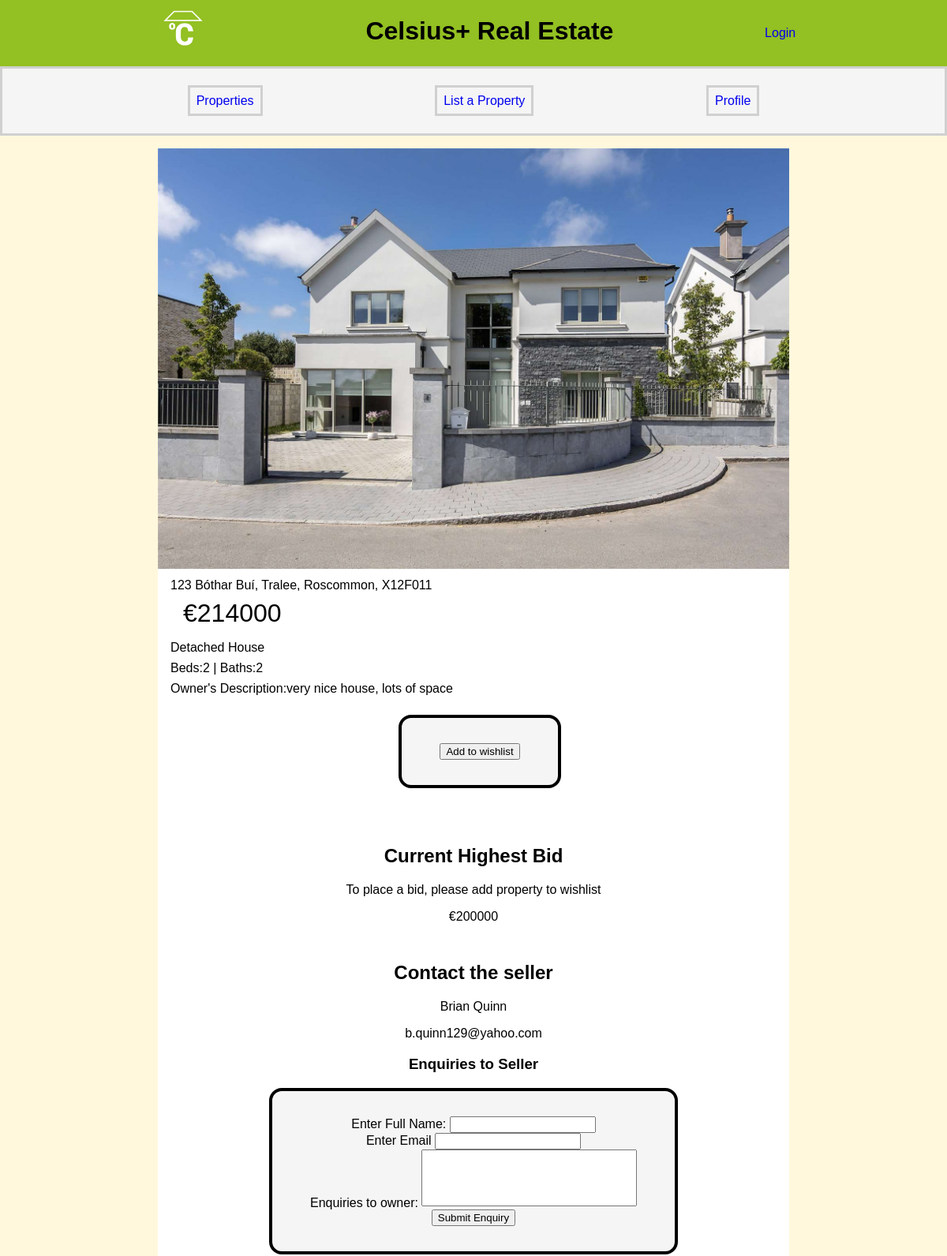
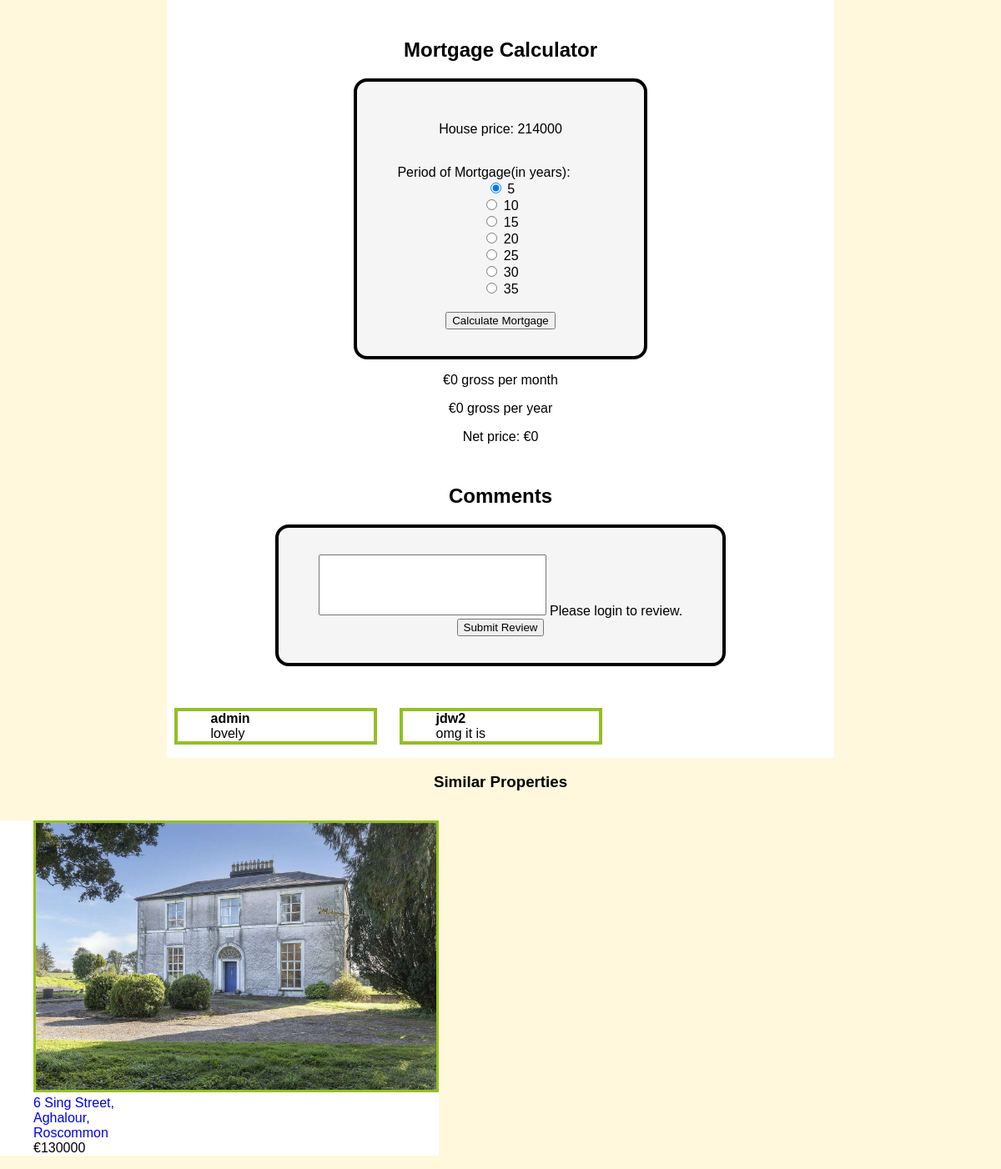
/property/1, run on the app's committed database (2 pictures, top to bottom).
### tables this page shows
CREATE TABLE properties
(
    property_id INTEGER PRIMARY KEY AUTOINCREMENT,
    full_name VARCHAR(50) NOT NULL,
    email VARCHAR(255) NOT NULL,
    address TEXT NOT NULL,
    county VARCHAR(30) NOT NULL,
    post_code CHAR(7) NOT NULL,
    price INTEGER NOT NULL, 
    house_type VARCHAR(24),
    bedroom INTEGER NOT NULL,
    bathroom INTEGER NOT NULL,
    photo TEXT NOT NULL,
    description TEXT NOT NULL,
    bid_amount INTEGER NOT NULL DEFAULT 0
);

CREATE TABLE reviews_1
                      (
                        review_id INTEGER PRIMARY KEY AUTOINCREMENT,
                        user_id VARCHAR(16) NOT NULL,
                        review TEXT NOT NULL);

### app.py (the view, shortened to what this page needs)
@app.route("/property/<int:property_id>", methods=["GET","POST"])
def property(property_id):
    form = MortgageForm()
    monthly = 0
    yearly = 0
    total = 0
    db = get_db()
    property = db.execute("""SELECT * FROM properties
                             WHERE property_id = ?;""", (property_id,)).fetchone()
    if session.get("username") is not None:
        update_view(property_id)
    if form.submit.data and form.validate_on_submit():
        monthly, yearly, total = mortgage(property["price"])
    form2 = ReviewForm()
    database_name = 'reviews_{}'.format(property_id)
    comment = ""
    table_exists = db.execute("SELECT name FROM sqlite_master WHERE type='table' AND name=?", (database_name,)).fetchone()
    if not table_exists:
        reviews = db.execute("""SELECT * FROM reviews;""")
    else:
        reviews = db.execute(f"""SELECT * FROM {database_name} LIMIT 9;""").fetchall()
    if session.get("username"):
        if form2.submit_review.data and form2.validate_on_submit():
            user_id = session["username"]
            review_text = form2.review.data
            create_reviews(database_name)
            if review_text != " " and review_text != "\n":
                db.execute(f"""INSERT INTO {database_name} (user_id, review)
                                VALUES (?, ?);""", (user_id, review_text))
                db.commit()
                comment = "Review successfully submitted"
            reviews = db.execute(f"""SELECT * FROM {database_name} ORDER BY review_id ASC LIMIT 9;""").fetchall()
    else:
        form2.review.errors = list(form2.review.errors)
        form2.review.errors.append("Please login to review.")
    form3 = AddToWishlist()
    if form3.submit_wishlist.data and form3.validate_on_submit():
        return redirect(url_for("add_to_wishlist", property_id=property_id))
    suggested_properties = db.execute("""SELECT * FROM properties
                                         WHERE county = (
                                            SELECT county FROM properties
                                            WHERE property_id = ?)
                                         AND property_id != ?;""", (property_id,property_id)).fetchall()
    form4 = Enquiries()
    return render_template("property.html", form=form, property=property, monthly=monthly, yearly=yearly, total=total, form2=form2, reviews=reviews, comment=comment, form3=form3, suggested_properties=suggested_properties, form4=form4)

### forms.py
class MortgageForm(FlaskForm):
    period = RadioField("Period of Mortgage(in years):", choices=[5, 10, 15, 20, 25, 30, 35], default=5)
    submit = SubmitField("Calculate Mortgage")

class ReviewForm(FlaskForm):
    review = TextAreaField("Review:", validators=[InputRequired()])
    submit_review = SubmitField("Submit Review")

### app.py (called while the page is built)
@app.before_request
def logged_in_user():
    g.user = session.get("username", None)
    g.admin = session.get("username", None)

### database.py (called while the page is built)
def get_db():
    if "db" not in g:
        g.db = sqlite3.connect(DATABASE, detect_types=sqlite3.PARSE_DECLTYPES)
        g.db.row_factory = sqlite3.Row
    return g.db

### templates/property.html (shortened to what this page needs)
{% extends "base.html" %}
{% block main_content %}
<main>
    <ol>
        <li><img src="{{ url_for('static', filename='images/' + property['photo']) }}" /></li>
        <li>{{ property['address'] }}, {{  property['county'] }}, {{ property['post_code'] }}</li>
        <li class="price">€{{ property['price'] }}</li>
        <li>{{ property['house_type'] }}</li>
        <li>Beds:{{ property['bedroom'] }} | Baths:{{ property['bathroom'] }}</li>
        <li>Owner's Description:{{ property['description'] }}</li>
        <li>
            <form action="" method="post" novalidate>
                {{ form3.submit_wishlist() }}
            </form>
        </li>
    </ol>
    <h2>Current Highest Bid</h2>
    <p>To place a bid, please add property to wishlist</p>
    <p>€{{ property['bid_amount'] }}</p>
    <h2>Contact the seller</h2>
    <p>{{ property['full_name'] }}</p>
    <p>{{ property['email'] }}</p>
    <h3>Enquiries to Seller</h3>
    <form action="" method="post" novalidate>
        {{ form4.full_name.label }}
        {{ form4.full_name() }}
        <br />
        {{ form4.email.label }}
        {{ form4.email() }}
        <br />
        {{ form4.enquiry.label }}
        {{ form4.enquiry() }}
        <br />
        {{ form4.submit_enquiry() }}
    </form>
    <h2 class="mortgage">Mortgage Calculator</h2>
    <form action="" method="post" novalidate class="mortgage">
        <p>House price: {{ property["price"] }}</p>
        <br />
        {{ form.period.label() }}
        {{ form.period() }}
        <br />
        {{ form.submit() }}
    </form>
    <p>€{{ monthly }} gross per month</p>
    <p>€{{ yearly }} gross per year</p>
    <p>Net price: €{{ total }}</p>
    <h2>Comments</h2>
    <form action="" method="post" novalidate id="review">
        {{ form2.review() }}
        {% for error in form2.review.errors %}
            {{ error }}
        {% endfor %}
        <br />
        {{ form2.submit_review() }}
    </form>
    <br />
    <section>
    {% for prop_review in reviews %}
        <ul class="review">
            <li>{{ prop_review['user_id'] }}</li>
            <li>{{ prop_review['review'] }}</li>
        </ul>
    {% endfor %}
    </section>
</main>
<h3>Similar Properties</h3>
        {% if suggested_properties %}
        <section class="footer">
        <table>
            {% for suggested_property in suggested_properties %}
                <ul>
                    <li><img src="{{ url_for('static', filename='images/' + suggested_property['photo']) }}" /></li>
                    <li><a href="{{ url_for('property', property_id=suggested_property['property_id']) }}">{{ suggested_property['address'] }}, {{ suggested_property['county'] }}</a></li>
                    <li>€{{ suggested_property['price'] }}</li>
                </ul>
            {% endfor %}
        </table>
        </section>
        {% endif %}
{% endblock %}

### templates/base.html (shortened to what this page needs)
<!DOCTYPE html>
<html lang="en">
    <head>
        <link rel="stylesheet" href="{{ url_for('static', filename='styles.css') }}" />
    </head>
    <body>
        <header>
            {% if g.user %}
                <a href="{{ url_for('index')}}"><img src="{{ url_for('static', filename='images/celsius.png') }}" /></a>
                <h1>Celsius+ Real Estate</h1>
                <a href="{{ url_for('logout') }}">Logout</a>
            {% else %}
                <a href="{{ url_for('index')}}"><img src="{{ url_for('static', filename='images/celsius.png') }}" /></a>
                <h1>Celsius+ Real Estate</h1>
                <a href="{{ url_for('login') }}">Login</a>
            {% endif %}
        </header>
        <nav>
            {% if g.user %}
                <p><a href="{{ url_for('listing') }}">List a Property</a></p>
                <p><a href="{{ url_for('properties') }}">Properties</a></p>
                <p><a href="{{ url_for('wishlist') }}">My Wishlist</a></p>
                <p><a href="{{ url_for('profile') }}">Profile</a></p>
                <p><a href="{{ url_for('admin') }}">Administrator</a></p>
            {% else %}
                <p><a href="{{ url_for('properties') }}">Properties</a></p>
                <p><a href="{{ url_for('listing') }}">List a Property</a></p>
                <p><a href="{{ url_for('profile') }}">Profile</a></p>
            {% endif %}
        </nav>
        {% block main_content %}
        {% endblock %}
    </body>
</html>

### static/styles.css (style rules this page uses)
a { text-decoration:none; align-self: center; }
h3 { text-align: center; }
ul, ol { list-style-type: none; }
body { background-color: cornsilk; font-family:Verdana, Arial, Tahoma, sans-serif; margin:0 auto }
table,td,th { border-collapse: collapse; border:1px solid black; }
textarea { resize: none; width:20em; height:5em; }
header { background-color:#93c022; display:flex; justify-content: space-evenly; }
header a > img { width:5em; }
nav { background-color:#f5f5f5; margin: 0 auto; padding:1em; display:flex; justify-content: space-evenly; border:3px solid #d0d0d0; }
nav a { border:3.5px solid #d0d0d0; padding:0.5em; }
form { margin:1em auto; padding:2em 3em; text-align: center; width:fit-content; background-color: whitesmoke; border:4px solid black; border-radius: 1em; }
ol { width:fit-content; padding:0; }
ol img { width:50em; padding-bottom:0.5em; }
ol li+li { padding-bottom:0.5em; margin-left:1em; }
ol li[class="price"] { font-size: 2em; }
h2, p, .mortgage, #review { text-align: center; }
h2 { margin-top:2em; }
main { background-color: white; width:fit-content; margin:1em auto; }
.mortgage ul { text-align: center; display:inline }
section:not(.intro) { display:grid; grid-template-columns: 1fr 1fr 1fr; width:100%; gap: 10px; }
.review { border:4px solid #93c022; justify-self: center; width:75%; }
.footer img { width:30em; border:3px solid #93c022; }
.footer table { width:100%; border:0px; }
.review>li:first-child { font-weight:bold; }
.footer ul { background-color:white; }
.footer li { justify-self: left; width:20%; }

### data on the page
properties: photo (picture), address "123 Bóthar Buí, Tralee", county "Roscommon", post_code "X12F011", price "214000", house_type "Detached House", bedroom "2", bathroom "2", description "very nice house, lots of space", bid_amount "200000", full_name "Brian Quinn", email "b.quinn129@yahoo.com"
reviews_1: user_id "admin", review "lovely"
reviews_1: user_id "jdw2", review "omg it is"
properties: photo (picture), address "6 Sing Street, Aghalour", county "Roscommon", price "130000"

### other printed values
{{ monthly }} "0"
{{ yearly }} "0"
{{ total }} "0"
{{ error }} "Please login to review."
